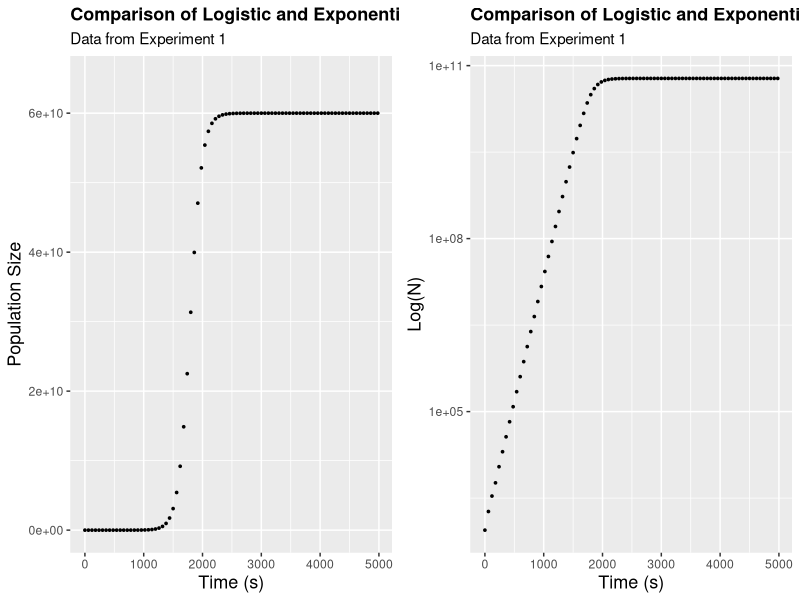

This chart was generated by the following R code:
#load the data 
growth_data <- read.csv("experiment1.csv")

#install and load the packages 
install.packages("tidyverse")
library(tidyverse)
install.packages("gridExtra")
library("gridExtra")  

#create an exponential function 
exp_fun <- function(t){
  N<-N0*exp(r*t)
}

#create a logistic function 
logistic_fun <- function(t) {
  
  N <- (N0*K*exp(r*t))/(K-N0+N0*exp(r*t))
  
  return(N)
  
}

#plot a graph containing the data, the logistic growth model and the exponential growth model 
normal_plot <- ggplot(aes(t, N), data = growth_data) +
  geom_function(fun=logistic_fun, aes(color = "Logistic")) +
  geom_function(fun=exp_fun, aes(color = "Exponential")) + 
  ylim(0,65000000000) +
  geom_point(size=0.6) + 
  scale_color_manual(values = c("Logistic" = "red", "Exponential" = "blue"),
                     name = "Growth Type") + 
  labs(title = "Comparison of Logistic and Exponential Growth Curves",
       subtitle = "Data from Experiment 1",
       x = "Time (s)", 
       y = "Population Size") + 
  theme(legend.position = "bottom", legend.justification = "center", 
        axis.title.x = element_text(size = 13),
        axis.title.y = element_text(size = 13), 
        plot.title = element_text(size = 13, face = "bold"))

#plot a semilog graph containing the data, the logistic growth model and the exponential growth model 
log_plot <- ggplot(aes(t, N), data = growth_data) +
  geom_function(fun=logistic_fun, aes(color = "Logistic")) +
  geom_function(fun=exp_fun, aes(color = "Exponential")) + 
  geom_point(size=0.6) + 
  scale_color_manual(values = c("Logistic" = "red", "Exponential" = "blue"),
                     name = "Growth Type") + 
  labs(title = "Comparison of Logistic and Exponential Growth Curves on a SemiLog plot",
       subtitle = "Data from Experiment 1",
       x = "Time (s)", 
       y = "Log(N)") + 
  scale_y_continuous(trans='log10') + 
  theme(legend.position = "bottom", legend.justification = "center", 
        axis.title.x = element_text(size = 13),
        axis.title.y = element_text(size = 13), 
        plot.title = element_text(size = 13, face = "bold"))

#Join the plots togather 
grid.arrange(normal_plot, log_plot, ncol = 2)  

